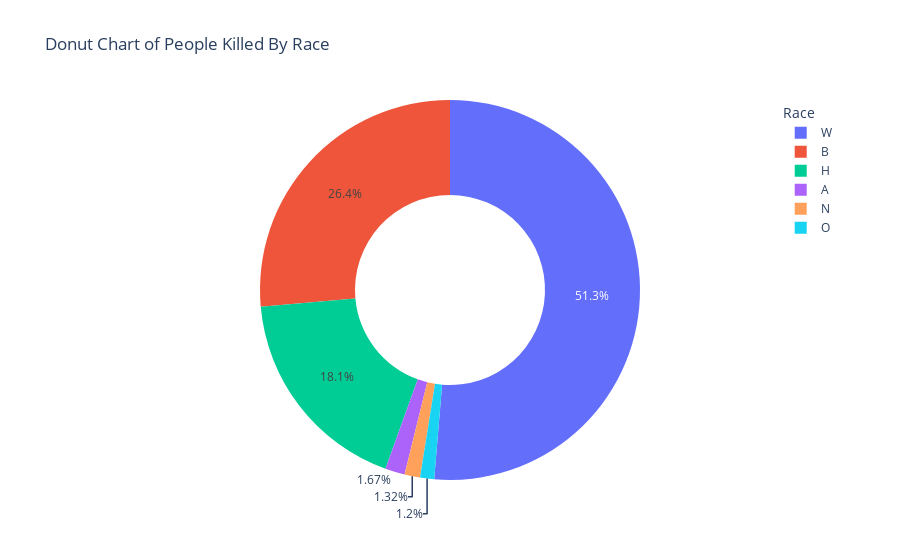

Notebook code for this chart:
### Code cell
fig = go.Figure(data=[go.Pie(labels=race_fatalities.index, values=race_fatalities.Race, hole=0.5)])
fig.update_layout(title='Donut Chart of People Killed By Race', legend=dict(title='Race'))

# Majority of people killed by police were white people

### Figure 1 — Plotly figure (JSON) as saved in the notebook; plotly's stock layout.template omitted (floating-point values rounded to 4 significant figures)
{"data": [{"hole": 0.5, "labels": ["W", "B", "H", "A", "N", "O"], "type": "pie", "values": [1201, 618, 423, 39, 31, 28]}], "layout": {"legend": {"title": {"text": "Race"}}, "title": {"text": "Donut Chart of People Killed By Race"}}}
